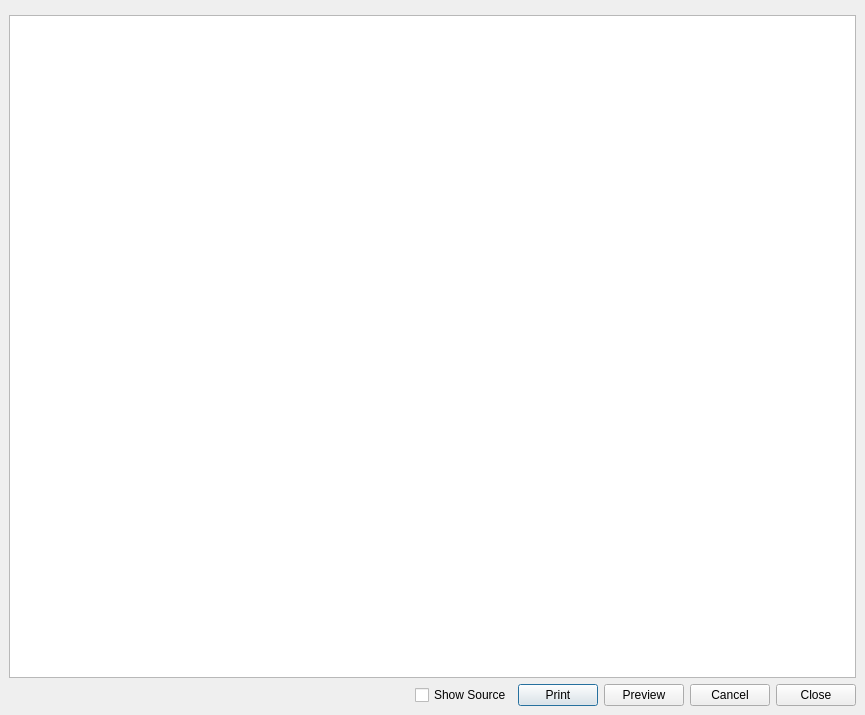
<?xml version="1.0" encoding="UTF-8"?>
<ui version="4.0">
 <class>QcjDataReport</class>
 <widget class="QDialog" name="QcjDataReport">
  <property name="geometry">
   <rect>
    <x>0</x>
    <y>0</y>
    <width>865</width>
    <height>715</height>
   </rect>
  </property>
  <property name="windowTitle">
   <string>Reports</string>
  </property>
  <layout class="QVBoxLayout">
   <property name="spacing">
    <number>6</number>
   </property>
   <property name="leftMargin">
    <number>9</number>
   </property>
   <property name="topMargin">
    <number>9</number>
   </property>
   <property name="rightMargin">
    <number>9</number>
   </property>
   <property name="bottomMargin">
    <number>9</number>
   </property>
   <item>
    <widget class="QFrame" name="inputFrame">
     <property name="sizePolicy">
      <sizepolicy hsizetype="Preferred" vsizetype="Maximum">
       <horstretch>0</horstretch>
       <verstretch>0</verstretch>
      </sizepolicy>
     </property>
     <property name="frameShape">
      <enum>QFrame::StyledPanel</enum>
     </property>
     <property name="frameShadow">
      <enum>QFrame::Raised</enum>
     </property>
    </widget>
   </item>
   <item>
    <widget class="QTextBrowser" name="textBrowser"/>
   </item>
   <item>
    <layout class="QHBoxLayout">
     <property name="spacing">
      <number>6</number>
     </property>
     <property name="leftMargin">
      <number>0</number>
     </property>
     <property name="topMargin">
      <number>0</number>
     </property>
     <property name="rightMargin">
      <number>0</number>
     </property>
     <property name="bottomMargin">
      <number>0</number>
     </property>
     <item>
      <spacer>
       <property name="orientation">
        <enum>Qt::Horizontal</enum>
       </property>
       <property name="sizeHint" stdset="0">
        <size>
         <width>40</width>
         <height>20</height>
        </size>
       </property>
      </spacer>
     </item>
     <item>
      <widget class="QCheckBox" name="plainTextCheckbox">
       <property name="text">
        <string>Show Source</string>
       </property>
      </widget>
     </item>
     <item>
      <widget class="QPushButton" name="printBtn">
       <property name="text">
        <string>Print</string>
       </property>
      </widget>
     </item>
     <item>
      <widget class="QPushButton" name="previewBtn">
       <property name="text">
        <string>Preview</string>
       </property>
      </widget>
     </item>
     <item>
      <widget class="QPushButton" name="cancelBtn">
       <property name="text">
        <string>Cancel</string>
       </property>
      </widget>
     </item>
     <item>
      <widget class="QPushButton" name="closeBtn">
       <property name="text">
        <string>Close</string>
       </property>
      </widget>
     </item>
    </layout>
   </item>
  </layout>
 </widget>
 <resources/>
 <connections>
  <connection>
   <sender>closeBtn</sender>
   <signal>clicked()</signal>
   <receiver>QcjDataReport</receiver>
   <slot>reject()</slot>
   <hints>
    <hint type="sourcelabel">
     <x>825</x>
     <y>701</y>
    </hint>
    <hint type="destinationlabel">
     <x>585</x>
     <y>714</y>
    </hint>
   </hints>
  </connection>
 </connections>
</ui>
